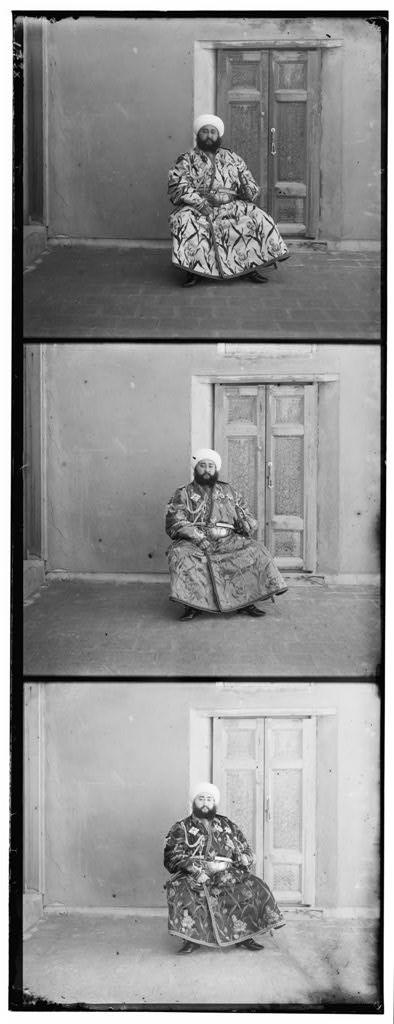
%> input picture 00153v.jpg, 394 x 1024 px
$ octave main.m   (GNU Octave 9; MATLAB toolbox functions it lacks are replaced by stand-ins)
%> lines starting %> are read from the running program, lines starting %| are printed output that depends on the picture
### crop.m
function [Crop] = crop(img,p)

%% cropping Image img with p aspect percentage
%%
crop_img = floor(p*size(img));
cropped_H = crop_img(1);
cropped_W = crop_img(2);
new_img_H = size(img,1) - cropped_H;
new_img_W = size(img,2) - cropped_W;
Crop = img(cropped_H:new_img_H,cropped_W:new_img_W);
end

### align_Img.m
function [aligned_channel,shift] = align_Img(foreground_channel,Background_channel,r,p)

%%
% Input Arguments:
% foreground_channel: is one of the three RGB channels.
% Background_channel: is anther one of the three RGB channels .
% r : is the rotation window size used to search over certain channel
% p : is the cropping border Precentage

% using the function 'SSD=sum(sum(image1-image2).^2)' after cropping the
% background channel then trying to shift the foreground channel from
%[-r:r -r;r] and after evey shift we crop this channel then checking the
%ssd function and take the best of them.
%
%%

% inf is vary large undefined number used for first step comparison
checked_value = inf;
% cropp background image to aligning the forground on it.
cropped_Background = crop(Background_channel,p);

for i = -r:r
    for j = -r:r

        %Foreground Image movement inside the for loop i,j
        % Use circshift to shift the elements of matrix by i,j position in each dimension.
        Shifted_foreground = circshift(foreground_channel,[i j]);

        % crpping the shifted foreground image
        Shifted_foreground_cropped = crop(Shifted_foreground,p);

        % the sum of squared differences function
        ssd=sum(sum(cropped_Background-Shifted_foreground_cropped).^2);

        % copmparison to find best fitted forground to background image
        % by find the minmum differences value.
        if ssd < checked_value
            checked_value = ssd;
            fitted_img = [i j];
        end
    end
end

aligned_channel = circshift(foreground_channel,fitted_img);
shift= fitted_img;
end

### NCC.m
function [N_cross_correlation] = NCC(x_channel,reference)

%%
% Input Arguments:
% x_channel: is one of the three RGB channels.
% reference : is the channel that we do the aligment respect to it.
% normalized cross-correlation (NCC), which is simply the dot product
% between the two images normalized to have zero mean and unit norm
% the NCC give us the ability to match the difference in the brightness in
% each channel
% this function manage us to find the best alignment of one of the channels respect to other
% by finding the maximum correlation value

%%


% -inf is vary small undefined small used for first step comparison
checked_value = -inf;

%make the matrix of Shifted_best_alignment as vector by
%reshapes reference matrix using the size vector 1 and [] to have all its values
reference_vector = reshape(reference, 1, []);

% The norm of a matrix is a measure of how large its elements are.
% It is a way of determining the “size” of a matrix that is not necessarily
% related to how many rows or columns the matrix has. Matrix Norm The norm
% of a matrix is a real number which is a measure of the magnitude of the matrix.
reference_norm = reference_vector/norm(reference_vector);

for i = -15:15
    for ii = -15:15

        % Foreground Image monement inside the for loop i,ii
        % Use circshift to shift the elements of matrix by i,ii position in each dimension.
         Shifted_best_alignment = circshift(x_channel,[i ii]);


        % make the matrix of Shifted_best_alignment as vector
        Alignment_vector = reshape(Shifted_best_alignment, 1, []);

        % normalize that vector
        Alignment_norm = Alignment_vector/norm(Alignment_vector);

        %is the correlation values for each shift by taking the dot product of normalized vectors
        NCC = dot(reference_norm,Alignment_norm);

        %to find the maximum correlation value.
        if NCC > checked_value
            checked_value = NCC;
            fitted_img = [i ii];
        end
    end
end
N_cross_correlation = circshift(x_channel,fitted_img);
end

### pyramid_function.m
function [shift] = pyramid_function(x_channel, reference, N)

%%
% Input Arguments:
% x_channel: is one of the three RGB channels.
% reference : is the channel that we do the alignment respect to it
% using this function to implement a faster search procedure such as
% An image pyramid represents the image at multiple scales (usually scaled by
% a factor of 2) and the processing is done sequentially starting from the coarsest scale (smallest
% image) and going down the pyramid, updating our estimate as we go.

%%
if N == 0
    % would execute for the top of the pyramid image
    [f1,f2] = align_Img(x_channel, reference, 15,0.2);
    shift =f2;
else


    %impyramid computes a Gaussian pyramid reduction.

    %'reduce' change the size down of img is ceil(M/2)-by-ceil(N/2).
    x_channel = impyramid(x_channel, 'reduce');
    reference =  impyramid(reference, 'reduce');

    %recursion
    shift = pyramid_function(x_channel, reference, N-1)*2;
    x_channel = circshift(x_channel, shift);

    [f1,f2]  =align_Img(x_channel, reference, 15, 0.2);
    shift=shift+f2;

end

### main.m

%% Mini Project 1: Colorizing ProkudinGorskii images of the Russian Empire
%%
%The goal of this mini project is to learn to work with images in MATLAB by taking the digitized
%Prokudin-Gorskii glass plate images and automatically producing a color image with as few
%visual artifacts as possible. In order to do this, we will need to extract the three color channel
%images, place them on top of each other, and align them so that they form
%a single RGB color image

%%

clear all; clc;

%% import image and divide it into three channels to create unaligned image
%%

% read the image

%img = imread('00125v.jpg');
%img = imread('00149v.jpg');
img = imread('00153v.jpg');
%> img is the input picture: size 1024x394 uint8; min 0, max 255, mean 145.2
%img = imread('00351v.jpg');
%img = imread('00398v.jpg');
%img = imread('01112v.jpg');

% convert it to double
img = im2double(img);  %This means that we have not lost precision
%> img: size 1024x394 double

%divide the image into three channels to
[y, x] = size(img);
%> y = 1024; x = 394
y = floor(y/3);
%> y = 341


R = img(2*y+1:3*y,:);
figure(1);
imshow(R);
title('channel R');
%imwrite(R,'00125v_channel_R.jpg');


G = img(y+1:2*y,:);
figure(2);
imshow(G);
title('channel B');
%imwrite(G,'00125v_channel_B.jpg');


B = img(1:y,:);
figure(3);
imshow(B);
title('channel G');
%imwrite(B,'00125v_channel_G.jpg');


%% align two of the channels to the third (try different orders) and show them
%%

%RGB, RBG, GBR, GRB,BRG, BGR

figure(4);


RGB = cat(3,R,G,B);
%imwrite(RGB,'00125v_unaligned_RGB.jpg');
%figure(4);
subplot(3,2,1);
imshow(RGB);
title('unaligned RGB image');

RBG = cat(3,R,B,G);
%imwrite(RBG,'00125v_unaligned_RBG.jpg');
%figure(5);
subplot(3,2,2);
imshow(RBG);
title('unaligned RBG image');

GBR = cat(3,G,B,R);
%imwrite(GBR,'00125v_unaligned_GBR.jpg');
%figure(6);
subplot(3,2,3);
imshow(GBR);
title('unaligned GBR image');

GRB = cat(3,G,R,B);
%imwrite(GRB,'00125v_unaligned_GRB.jpg');
%figure(7);
subplot(3,2,4);
imshow(GRB);
title('unaligned GRB image');

BRG = cat(3,B,R,G);
%imwrite(BRG,'00125v_unaligned_BRG.jpg');
%figure(8);
subplot(3,2,5);
imshow(BRG);
title('unaligned BRG image');

BGR = cat(3,B,G,R);
%imwrite(BGR,'00125v_unaligned_BGR.jpg');
%figure(9);
subplot(3,2,6);
imshow(BGR);
title('unaligned BGR image');


%% Using the sum of squared differences (SSD) to score how well the images match.
%%
% we will take every time one of the channel for the background and one of other
% channels to be the foreground and applying the function 'align_Img on
% every combination of them to find the best aligned images

%%

p = 0.09; % the cropping border Precentage
r = 4;    % rotation window


% R is the Background channel and B,G is the foreground channel
align_B2 = align_Img(B,R,r,p);
%> after the loop in align_Img, `for i = -r:r`: checked_value = 1528985.6; fitted_img = [4 -4]
align_G2 = align_Img(G,R,r,p);
aligned_RGB = cat(3,R,align_G2,align_B2);                    % then Concatenate the Background channel R with each of G,B
%imwrite(aligned_RGB,'00125v_aligned_foregrpund_R.jpg');   % save the aligned RGB image and show it
figure(10);
imshow(aligned_RGB);
title('Aligned RGB image for background R');

% if G is the Background channel
align_B2 = align_Img(B,G,r,p);
align_R2 = align_Img(R,G,r,p);
aligned_RGB = cat(3,align_R2,G,align_B2);
%imwrite(aligned_RGB,'00125v_aligned_foregrpund_G.jpg');
figure(11);
imshow(aligned_RGB);
title('Aligned RGB image for background G');

% if B is the Background channel
align_G2 = align_Img(G,B,r,p);
align_R2 = align_Img(R,B,r,p);
aligned_RGB = cat(3,align_R2,align_G2,B);
%imwrite(aligned_RGB,'00125v_aligned_foregrpund_B.jpg');
figure(12);
imshow(aligned_RGB);
title('Aligned RGB image for background B');


%% Improved SSD method
%%

% when we see the previous results of the SSD method
% we find there is unneeded border which effect on our results
% so we should crop this channels with some ratio and redo the SSD method
% on the new channels.

%%


R=crop(R,0.15);
B=crop(B,0.15);
G=crop(G,0.15);

% if R is the Background channel
align_B2 = align_Img(B,R,r,p);
align_G2 = align_Img(G,R,r,p);
aligned_RGB2 = cat(3,R,align_G2,align_B2);
%imwrite(aligned_RGB2,'00125v_Improved_SSD_foregrpund_R.jpg');
figure(13);
imshow(aligned_RGB2);
title('Improved SSD image for background R');

% if G is the Background channel
align_B2 = align_Img(B,G,r,p);
%> after the loop in align_Img (call 9), `for i = -r:r`: checked_value = 107242.5; fitted_img = [4 -3]
%> in align_Img (call 9), `aligned_channel = circshift(foreground_channel,fitted_img);`:
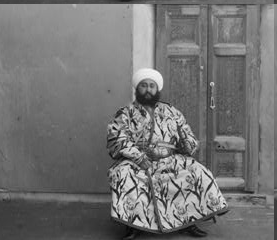
%> aligned_channel: size 240x277 double; min 0.0118, max 0.98, mean 0.45; mean of the top-left, top-right, bottom-left and bottom-right quarters 0.513, 0.472, 0.356, 0.458
align_R2 = align_Img(R,G,r,p);
aligned_RGB2 = cat(3,align_R2,G,align_B2);
%imwrite(aligned_RGB2,'00125v_Improved_SSD_foregrpund_G.jpg');
figure(14);
imshow(aligned_RGB2);
title('Improved SSD image for background G');

% if B is the Background channel
align_G2 = align_Img(G,B,r,p);
%> in crop (call 14), `Crop = img(cropped_H:new_img_H,cropped_W:new_img_W);`:
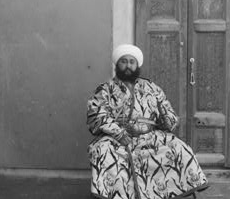
%> Crop: size 199x230 double; min 0.0235, max 0.98, mean 0.455
align_R2 = align_Img(R,B,r,p);
aligned_RGB2 = cat(3,align_R2,align_G2,B);
%imwrite(aligned_RGB2,'00125v_Improved_SSD_foregrpund_B.jpg');
figure(15);
imshow(aligned_RGB2);
title('Improved SSD image for background B');


%% Using the normalized cross-correlation (NCC)
%%
% to over come the problem of brightness we use NCC method
% this function manage us to find the best alignment of one of the channels respect to other
% we realize that the image did not have the same brightness so to match
% them we should use matric like normalized cross-correlation (NCC), which is
% simply the dot product between the two images normalized to have zero mean and unit norm
% MATLAB function normxcorr2).

%%


% R is the reference channel and G,B is the alignment channel
NCC_G = NCC(G,R);
%> after the loop in NCC, `for i = -15:15`: checked_value = 0.985; fitted_img = [-7 -2]
NCC_B = NCC(B,R);
NCC_RGB = cat(3,R,NCC_G,NCC_B);
%imwrite(NCC_RGB,'00125v_NCC_reference_R.jpg');
figure(16);
imshow(NCC_RGB);
title('NCC RGB image with Reference R');

% G is the reference channel and R,B is the alignment channel
NCC_R = NCC(R,G);
NCC_B = NCC(B,G);
NCC_RGB = cat(3,NCC_R,G,NCC_B);
%imwrite(NCC_RGB,'00125v_NCC_reference_G.jpg');
figure(17);
imshow(NCC_RGB);
title('NCC RGB image with Reference G');

% B is the reference channel and G,R is the alignment channel
NCC_G = NCC(G,B);
NCC_R = NCC(R,B);
NCC_RGB = cat(3,NCC_R,NCC_G,B);
%imwrite(NCC_RGB,'00125v_NCC_reference_B.jpg');
figure(18);
imshow(NCC_RGB);
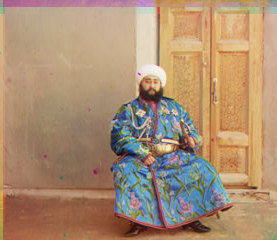
%> displayed picture: size 240x277x3, on the screen's scale of 0 to 255; mean R, G, B 171.3, 142.2, 114.7; mean of the top-left, top-right, bottom-left and bottom-right quarters 157.6, 162.4, 114.4, 136.5
title('NCC RGB image with Reference B');


%% Multiscale alignment by using an image pyramid.
%%
% using this approach to implement a faster search procedure such as
% An image pyramid represents the image at multiple scales (usually scaled by
% a factor of 2) and the processing is done sequentially starting from the coarsest scale (smallest
% image) and going down the pyramid, updating our estimate as we go.

%%


% R is the reference channel
shifted_G = pyramid_function(G, R, 3);
%> in pyramid_function, `shift = pyramid_function(x_channel, reference, N-1)*2;`: shift = [54 -28]
%> in pyramid_function, `[f1,f2]  =align_Img(x_channel, reference, 15, 0.2);`: f2 = [-9 6]
%> in pyramid_function, `shift=shift+f2;`: shift = [45 -22]
%> shifted_G = [45 -22]
pyramid_G = circshift(G, shifted_G);
shifted_B = pyramid_function(B, R, 3);
%> shifted_B = [23 35]
pyramid_B = circshift(B, shifted_B);
pyramid_RGB = cat(3,R,pyramid_G,pyramid_B);
%imwrite(pyramid_RGB, '00125v_pyramid_reference_R.jpg')
figure(19);
imshow(pyramid_RGB);
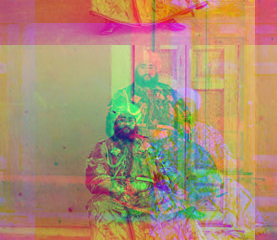
%> displayed picture: size 240x277x3, on the screen's scale of 0 to 255; mean R, G, B 171.3, 142.2, 114.7; mean of the top-left, top-right, bottom-left and bottom-right quarters 149.2, 157, 122.6, 142.1
title('pyramid RGB with refernce R');

% G is the reference channel
shifted_R = pyramid_function(R, G, 3);
%> shifted_R = [-26 1]
pyramid_R = circshift(R, shifted_R);
shifted_B = pyramid_function(B, G, 3);
%> after the loop in align_Img (call 28), `for i = -r:r`: checked_value = 1008.3; fitted_img = [1 -1]
%> in align_Img (call 28), `aligned_channel = circshift(foreground_channel,fitted_img);`:
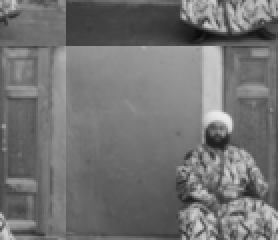
%> aligned_channel: size 120x139 double (shown 2 times larger); min 0.0436, max 0.925, mean 0.45; mean of the top-left, top-right, bottom-left and bottom-right quarters 0.449, 0.482, 0.42, 0.45
%> shifted_B = [23 33]
pyramid_B = circshift(B, shifted_B);
pyramid_RGB = cat(3,pyramid_R,G,pyramid_B);
%imwrite(pyramid_RGB, '00125v_pyramid_reference_G.jpg')
figure(20);
imshow(pyramid_RGB);
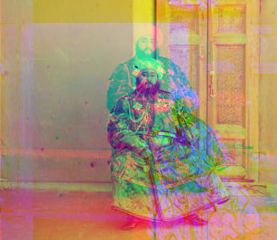
%> displayed picture: size 240x277x3, on the screen's scale of 0 to 255; mean R, G, B 171.3, 142.2, 114.7; mean of the top-left, top-right, bottom-left and bottom-right quarters 148.3, 157.9, 122.6, 142
title('pyramid RGB with refernce G');

% B is the reference channel
shifted_R = pyramid_function(R, B, 3);
%> in crop (call 35), `Crop = img(cropped_H:new_img_H,cropped_W:new_img_W);`:
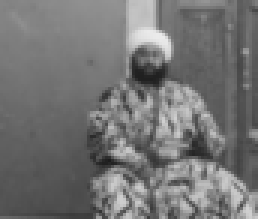
%> Crop: size 73x86 double (shown 3 times larger); min 0.113, max 0.925, mean 0.456
%> shifted_R = [-18 13]
pyramid_R = circshift(R, shifted_R);
shifted_G = pyramid_function(G, B, 3);
%> (the run ends here)
